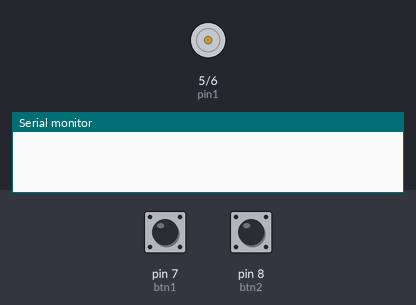
Simulated run of this sketch. Board: Arduino Uno, built with avr-gcc and run on an emulated ATmega328P. On the bench: motor-driver pin pairs drawn as motors (green arrow = first pin HIGH = forward, orange = second pin HIGH = backward, longer = more drive, scaled by the enable pin), the last lines printed to the serial monitor. The test bench sets the inputs (shaded band); at power-on: pin 7 (btn1) LOW, pin 8 (btn2) LOW.

Above: at 1.2 s.
1.3 s: pin 7 (btn1) pulled HIGH for 0.15 s
At 1.37 s:
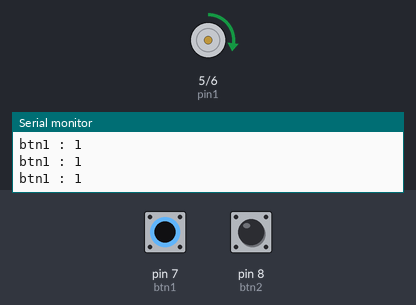
2.9 s: pin 8 (btn2) pulled HIGH for 0.15 s
At 2.97 s:
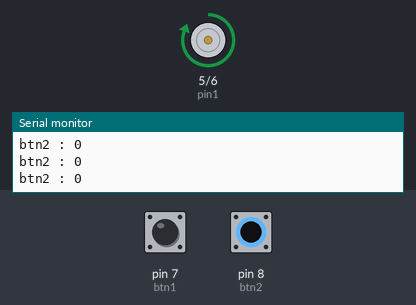
4.5 s: pin 8 (btn2) pulled HIGH for 3.2 s
At 8.6 s:
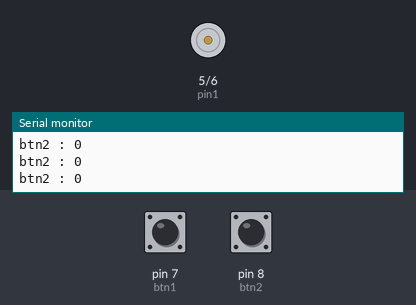
9.2 s: pin 7 (btn1) pulled HIGH for 1 s
At 9.5 s:
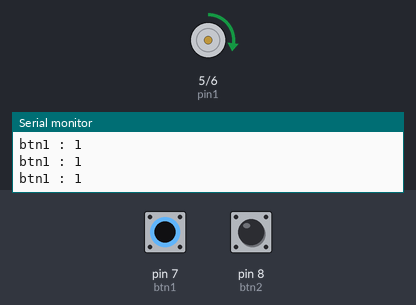
Timing chart, 0 to 12.2 s (numbered marks = the images above; inputs shaded):
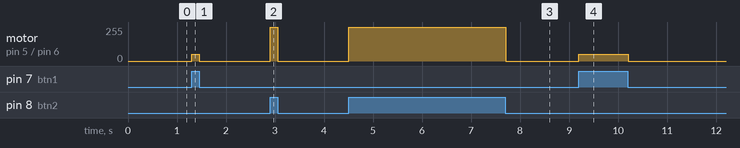

Measured:
- after the input at 1.3 s, motor on pin 5 (pin1) / pin 6 (pin2): stopped → forward 50/255 at once, → stopped 0.15 s later
- after the input at 2.9 s, motor on pin 5 (pin1) / pin 6 (pin2): stopped → forward 255/255 at once, → stopped 0.15 s later
- after the input at 4.5 s, motor on pin 5 (pin1) / pin 6 (pin2): stopped → forward 255/255 at once, → stopped 3.2 s later
- after the input at 9.2 s, motor on pin 5 (pin1) / pin 6 (pin2): stopped → forward 50/255 at once, → stopped 1.0 s later

The sketch:

quiz_motordriver.ino
```cpp
int pin1 = 5;
int pin2 = 6;
int pin_speed = 3;
int btn1 = 7;
int btn2 = 8;

void setup() {
  // put your setup code here, to run once:
  pinMode(pin1,OUTPUT);
  pinMode(pin2,OUTPUT);
  pinMode(pin_speed,OUTPUT);
  pinMode(btn1,INPUT);
  pinMode(btn2,INPUT);
  Serial.begin(9600);
}

void loop() {
  // put your main code here, to run repeatedly:

  if(digitalRead(btn1)==HIGH){
    digitalWrite(pin1,HIGH);
    digitalWrite(pin2,LOW);
    Serial.print("btn1 : ");
    Serial.println(digitalRead(btn1));
    analogWrite(pin_speed,50);

    }else if(digitalRead(btn2)==HIGH){
      digitalWrite(pin1,HIGH);
      digitalWrite(pin2,LOW);
      analogWrite(pin_speed,255);
      Serial.print("btn2 : ");
      Serial.println(digitalRead(btn1));

   }else{
    digitalWrite(pin1,LOW);
    digitalWrite(pin2,LOW);

    }
}
```
